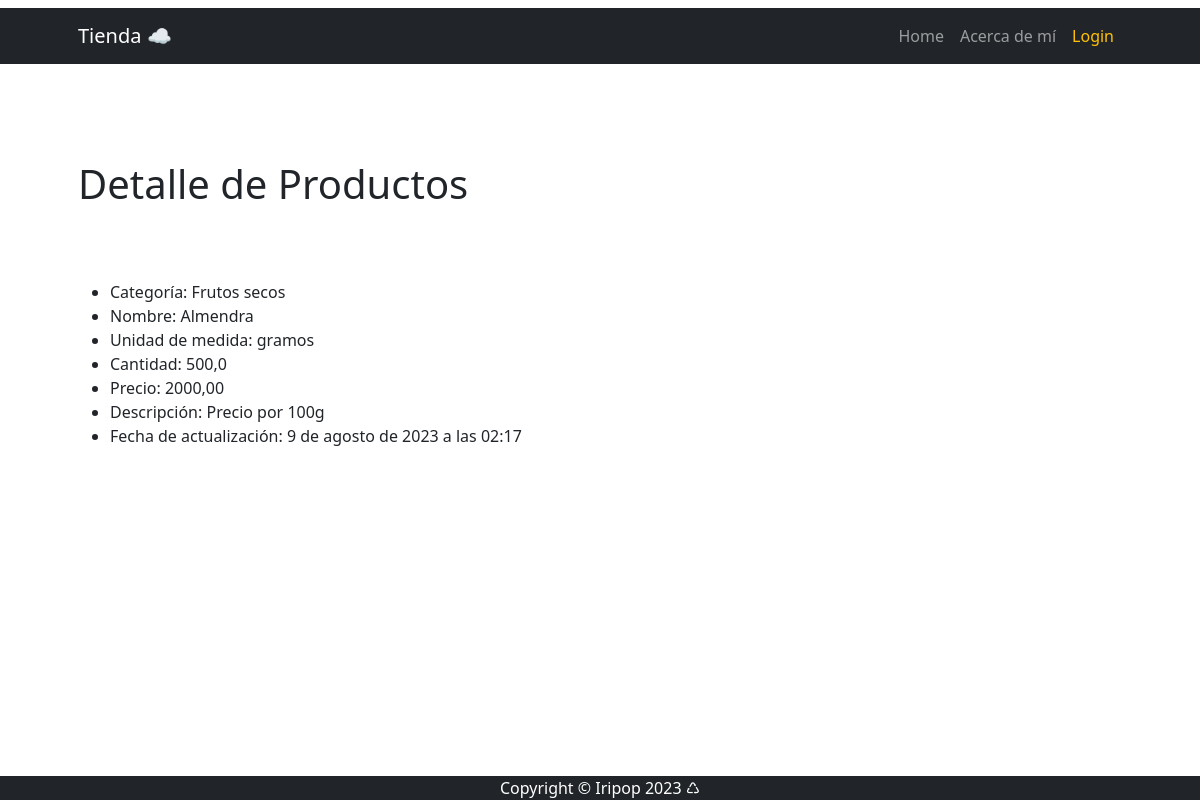
Page /producto/detail/7 on the earlier database version.
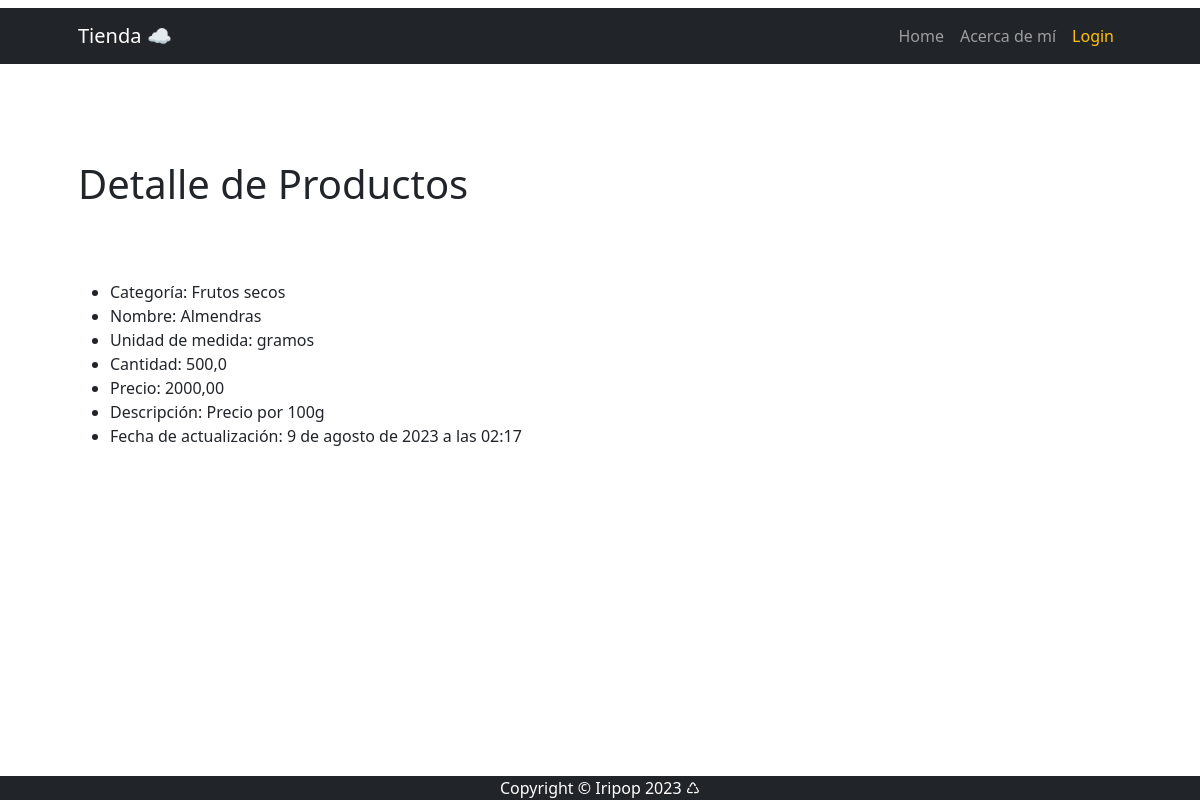
Same page on the later database version.
### apps/producto/models.py (models this page shows, shortened)
class Producto(models.Model):
    categoria = models.ForeignKey(ProductoCategoria, on_delete=models.SET_NULL, blank=True, null=True)
    nombre = models.CharField(max_length=100)
    unidad_de_medida = models.CharField(max_length=100)
    cantidad = models.FloatField()
    precio = models.DecimalField(max_digits=10, decimal_places=2)
    descripcion = models.CharField(max_length=250, null=True, blank=True)
    fecha_actualizacion = models.DateTimeField(
    default=timezone.now, editable=False, verbose_name="fecha de actualización")

class ProductoCategoria(models.Model):
    nombre = models.CharField(max_length=200, unique=True)
    descripcion = models.CharField(
        max_length=250, null=True, blank=True, verbose_name="descripción")
    def __str__(self):
        return self.nombre
    class Meta:
        verbose_name = "categoría de productos"
        verbose_name_plural = "categorías de productos"

### apps/producto/views.py (the view)
# urls.py: path("producto/detail/<int:pk>", views.ProductoDetail.as_view(), name="producto_detail"),
class ProductoDetail(DetailView):
    model = models.Producto

### apps/producto/templates/producto/producto_detail.html
{% extends 'producto/index.html' %}
{% block INDEX_TITULO %}
    Detalle de Productos
{% endblock INDEX_TITULO %}
{% block INDEX_CONTENIDO %}
    <ul>
        <li>Categoría: {{ object.categoria }} </li>
        <li>Nombre: {{ object.nombre }} </li>
        <li>Unidad de medida: {{ object.unidad_de_medida }} </li>
        <li>Cantidad: {{ object.cantidad }} </li>
        <li>Precio: {{ object.precio }} </li>
        <li>Descripción: {{ object.descripcion }}
        <li>Fecha de actualización: {{ object.fecha_actualizacion }} </li>
    </ul>
{% endblock INDEX_CONTENIDO %}

Differences in the rows shown:
changed Producto "gramos": nombre "Almendra" → "Almendras"
